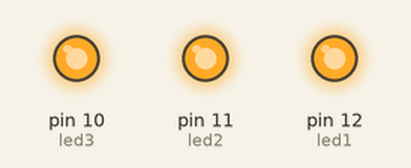
A sketch run on a simulated Arduino Uno, built with avr-gcc and run on an emulated ATmega328P. Parts: output pins drawn as LEDs (lit = HIGH).

Above: at 1.0 s.
At 2.2 s:
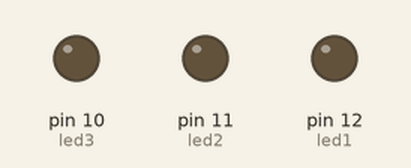
At 2.7 s:
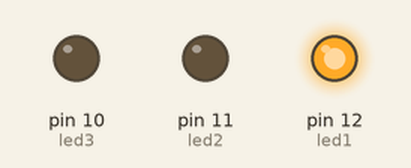
At 3.2 s:
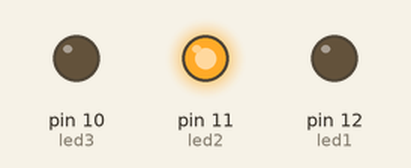
At 3.7 s:
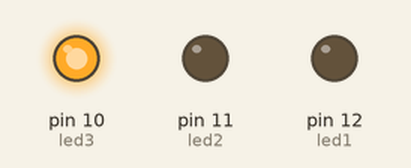
Timing chart, 0 to 5.2 s (numbered marks = the images above):
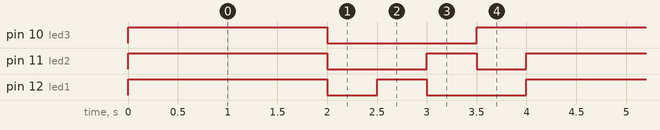

The sketch:

1_C.ino
```cpp
int led1=12; //Variabel untuk menyimpan nilai input pin button
int led2=11; //Variabel untuk menyimpan nilai input pin button
int led3=10; //Variabel untuk menyimpan nilai input pin button
void setup(){ //Sistem awal
pinMode(led1,OUTPUT); //Set pin untuk mode output
pinMode(led2,OUTPUT); //Set pin untuk mode output
pinMode(led3,OUTPUT); //Set pin untuk mode output
} void loop(){ //Sistem utama yang akan terus mengulang
digitalWrite(led1,HIGH); //untuk menyalakan led pada pin 12
digitalWrite(led2,HIGH); //untuk menyalakan led pada pin 11
digitalWrite(led3,HIGH); //untuk menyalakan led pada pin 10
delay(2000); // waktu(milisecond)
digitalWrite(led1,LOW); //untuk mematikan led pada pin 12
digitalWrite(led2,LOW); //untuk mematikan led pada pin 11
digitalWrite(led3,LOW); //untuk mematikan led pada pin 10
delay(500); //waktu(milisecond)
digitalWrite(led1,HIGH); //untuk menyalakan led pada pin 12
digitalWrite(led2,LOW); //untuk mematikan led pada pin 11
digitalWrite(led3,LOW); //untuk mematikan led pada pin 10
delay(500); // waktu(milisecond)
digitalWrite(led1,LOW); //untuk mematikan led pada pin 12
digitalWrite(led2,HIGH); //untuk menyalakan led pada pin 11
digitalWrite(led3,LOW); //untuk mematikan led pada pin 10
delay(500); // waktu(milisecond)
digitalWrite(led1,LOW); //untuk mematikan led pada pin 12
digitalWrite(led2,LOW); //untuk mematikan led pada pin 11
digitalWrite(led3,HIGH); //untuk menyalakan led pada pin 10
delay(500); // waktu(milisecond)
}
```

Measured:
- by itself, pin 10 (led3): repeats every 4.0 s: LOW 1.5 s, HIGH 2.5 s
- by itself, pin 11 (led2): repeats every 4.0 s: LOW 1.0 s, HIGH 0.50 s, LOW 0.50 s, HIGH 2.0 s
- by itself, pin 12 (led1): repeats every 4.0 s: LOW 0.50 s, HIGH 0.50 s, LOW 1.0 s, HIGH 2.0 s
